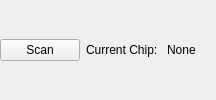
     <widget class="QWidget" name="top_layout_container">
      <layout class="QHBoxLayout" name="topLayout">
       <property name="spacing">
        <number>6</number>
       </property>
       <property name="leftMargin">
        <number>0</number>
       </property>
       <property name="topMargin">
        <number>0</number>
       </property>
       <property name="rightMargin">
        <number>0</number>
       </property>
       <property name="bottomMargin">
        <number>0</number>
       </property>
       <item>
        <widget class="QPushButton" name="scan_pushButton">
         <property name="text">
          <string>Scan</string>
         </property>
        </widget>
       </item>
       <item>
        <widget class="QLabel" name="chip_label">
         <property name="text">
          <string>Current Chip: </string>
         </property>
        </widget>
       </item>
       <item>
        <widget class="QLabel" name="chip_label_2">
         <property name="text">
          <string>None</string>
         </property>
        </widget>
       </item>
       <item>
        <spacer name="horizontalSpacer">
         <property name="orientation">
          <enum>Qt::Horizontal</enum>
         </property>
         <property name="sizeType">
          <enum>QSizePolicy::Expanding</enum>
         </property>
         <property name="sizeHint" stdset="0">
          <size>
           <width>20</width>
           <height>20</height>
          </size>
         </property>
        </spacer>
       </item>
      </layout>
     </widget>
